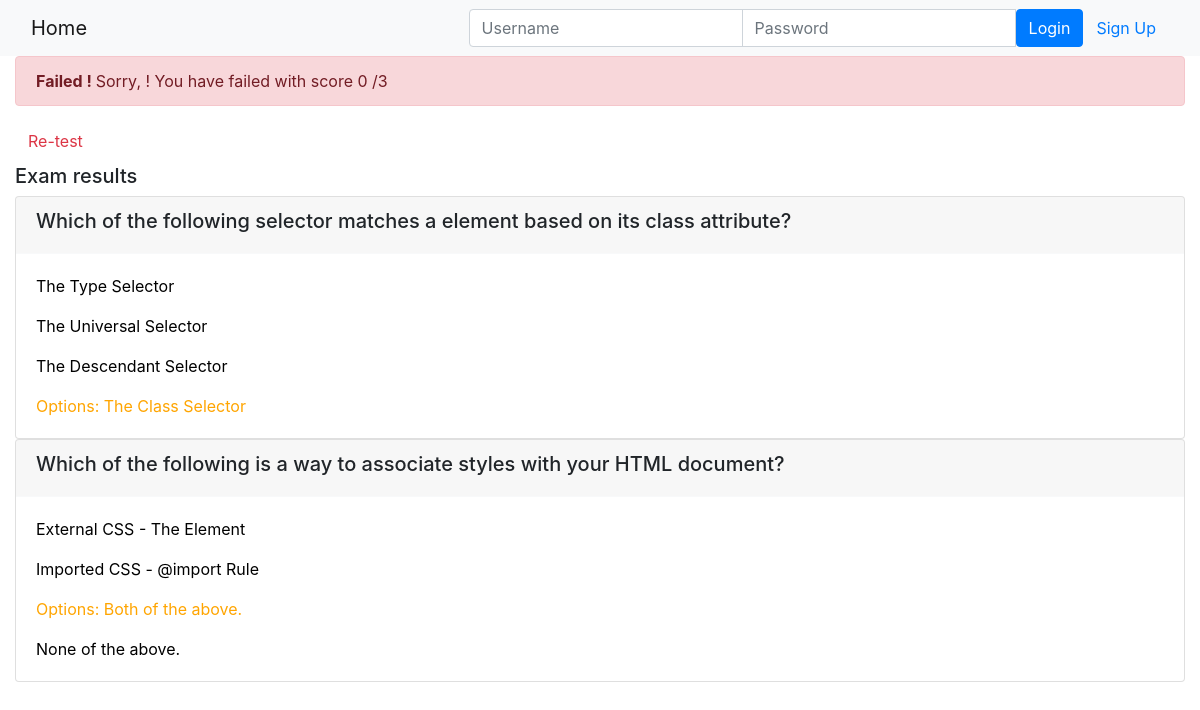
/onlinecourse/course/7/submission/7/result/, run on the app's committed database.
### onlinecourse/models.py (models this page shows)
class Question(models.Model):
    question_text = models.CharField(max_length=200)
    lesson = models.ForeignKey(Course, on_delete=models.CASCADE)
    grade = models.IntegerField(default=0)
    def is_get_score(self, selected_ids):
        all_answers = self.choice_set.filter(is_correct=True).count()
        selected_correct = self.choice_set.filter(
            is_correct=True, id__in=selected_ids).count()
        if all_answers == selected_correct:
            return True
        else:
            return False
    def __str__(self) -> str:
        return self.question_text

class Choice(models.Model):
    choice_text = models.CharField(max_length=200)
    question = models.ForeignKey(Question, on_delete=models.CASCADE)
    is_correct = models.BooleanField(default=False)
    def __str__(self) -> str:
        return self.choice_text

### onlinecourse/views.py (the view)
# urls.py: path('course/<int:course_id>/submission/<int:submission_id>/result/', views.show_exam_result, name='show_exam_result'),
def show_exam_result(request, course_id, submission_id):
    course = get_object_or_404(Course, pk=course_id)
    submission = get_object_or_404(Submission, pk=submission_id)
    choices = submission.choices.all()
    total_mark, mark = 0, 0
    for question in course.question_set.all():
        total_mark += question.grade
        if question.is_get_score(choices):
            mark += question.grade
    return render(
        request,
        'onlinecourse/exam_result_bootstrap.html',
        {"course": course, "choices": choices, "mark": mark,
            "total_mark": total_mark,
            "submission": submission,
            "grade": int((mark / total_mark) * 100)}
    )

### onlinecourse/templates/onlinecourse/exam_result_bootstrap.html (shortened to what this page needs)
<!DOCTYPE html>
<html lang="en">
<head>
    {% load static %}
    <link rel="stylesheet" href="https://maxcdn.bootstrapcdn.com/bootstrap/4.5.2/css/bootstrap.min.css">
</head>
<body>
    <nav class="navbar navbar-light bg-light">
        <div class="container-fluid">
            <div class="navbar-header">
                  <a class="navbar-brand" href="{% url 'onlinecourse:index' %}">Home</a>
            </div>
            <ul class="nav navbar-nav navbar-right">
                {% if user.is_authenticated %}
                <li>
                    <a class="btn btn-link" href="#">{{ user.first_name }}({{ user.username }})</a>
                    <a class="btn btn-link" href="{% url 'onlinecourse:logout' %}">Logout</a>
                </li>
                {% else %}
                <li>
                    <form class="form-inline" action="{% url 'onlinecourse:login' %}" method="post">
                        <div class="input-group">
                            <input type="text" class="form-control" placeholder="Username" name="username" >
                            <input type="password" class="form-control" placeholder="Password" name="psw" >
                            <button class="btn btn-primary" type="submit">Login</button>
                            <a class="btn btn-link" href="{% url 'onlinecourse:registration' %}">Sign Up</a>
                        </div>
                    </form>
                </li>
                {% endif %}
            </ul>
        </div>
    </nav>
    <div class="container-fluid">
        {% if grade > 80 %}
        <div class="alert alert-success">
           <b> Congratulations, {{user.name}} ! </b> You have passed the exam and completed
                the course with score {{mark}} /{{total_mark}}
        </div>
            {% else %}
            <div class="alert alert-danger">
                <b> Failed ! </b>Sorry, {{user.name}} ! You have failed with score  {{mark}} /{{total_mark}}
            </div>
            <a class="btn btn-link text-danger" href="{% url 'onlinecourse:course_details' course.id %}">Re-test</a>
            {% endif %}
            <div class="card-columns-vertical mt-1">
            <h5 class="">Exam results</h5>
                {% for question in course.question_set.all %}
                    <div class="card">
                        <div class="card-header border-light">
                            <h5>{{question}}</h5>
                        </div>
                        <div class="card-body">
                            {% for choice in question.choice_set.all %}
                               {% if choice.is_correct and choice in choices %}
                                <p class="card-text" style="color:green">Correct answer: {{choice}}</p>
                                {% elif choice.is_correct and choice not in choices %}
                                <p class="card-text" style="color:orange">Options: {{choice}}</p>
                                {% elif choice.is_correct == False and choice in choices %}
                                <p class="card-text" style="color:red">Wrong answer: {{choice}}</p>
                                {% else %}
                                <p class="card-text" style="color:black">{{choice}}</p>
                                {% endif %}
                            {% endfor %}
                        </div>
                    </div>
                {% endfor %}
            </div>
        </div>
</body>
</html>

### data on the page
Question: question_text "Which of the following selector matches a element based on its class attribute?"
Choice: choice_text "The Type Selector"
Choice: choice_text "The Universal Selector"
Choice: choice_text "The Descendant Selector"
Choice: choice_text "The Class Selector"
Question: question_text "Which of the following is a way to associate styles with your HTML document?"
Choice: choice_text "External CSS - The Element"
Choice: choice_text "Imported CSS - @import Rule"
Choice: choice_text "Both of the above."
Choice: choice_text "None of the above."

### other printed values
{{ mark }} "0"
{{ total_mark }} "3"
